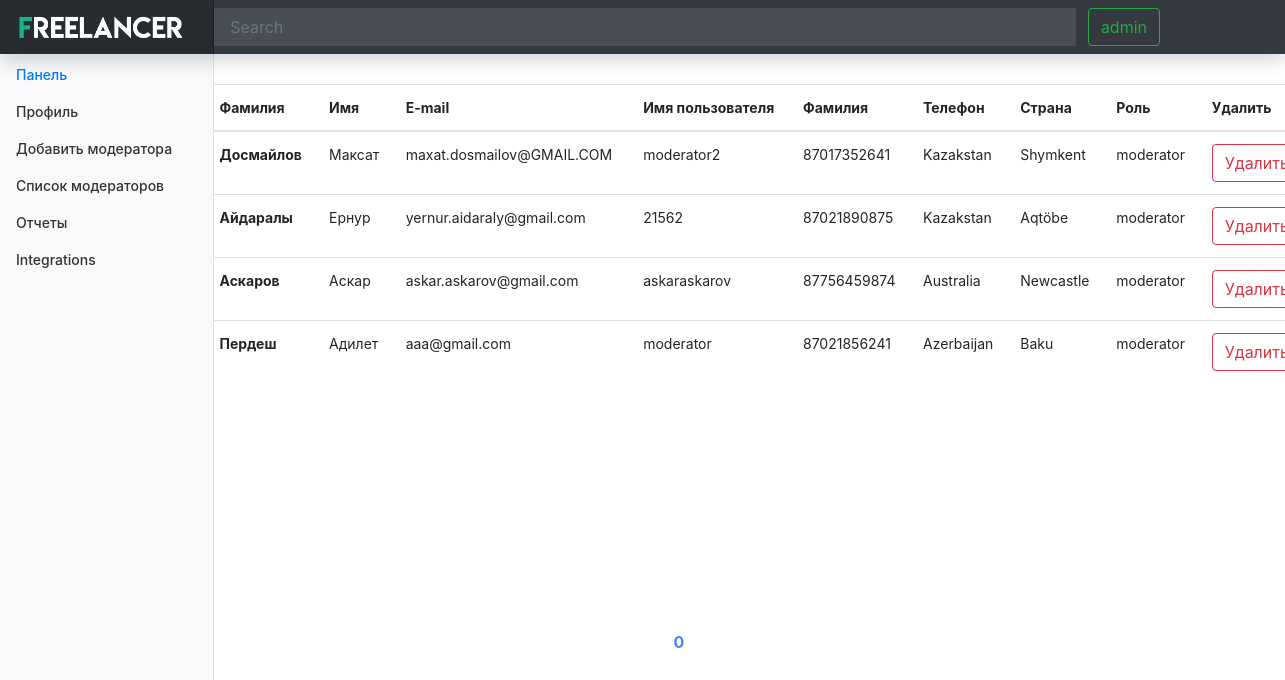
/moderatorlist.php (signed in), run on the app's committed database.
### tables this page shows
CREATE TABLE `users` (
  `id` int(11) NOT NULL,
  `u_lastname` varchar(255) NOT NULL,
  `u_firstname` varchar(255) NOT NULL,
  `email` varchar(255) NOT NULL,
  `username` varchar(255) NOT NULL,
  `u_phonenumber` varchar(50) NOT NULL,
  `u_country` varchar(255) NOT NULL,
  `u_state` varchar(255) NOT NULL,
  `u_city` varchar(255) NOT NULL,
  `password` varchar(255) NOT NULL,
  `roleid` int(11) NOT NULL
);

CREATE TABLE `countries` (
  `country_id` int(11) NOT NULL,
  `country_name` varchar(30) NOT NULL
);

CREATE TABLE `cities` (
  `city_id` int(11) NOT NULL,
  `city_name` varchar(30) NOT NULL,
  `state_id` int(11) NOT NULL
);

CREATE TABLE `roles` (
  `r_id` int(11) NOT NULL,
  `r_name` varchar(50) NOT NULL
);

### moderatorlist.php (the view, shortened to what this page needs)
<!doctype html>
<html lang="en">
  <head>
<link href="assets/css/bootstrap.min.css" rel="stylesheet">
<link rel="stylesheet" href="assets/css/moderatorlist.css" type="text/css">
    <link href="assets/css/dashboard.css" rel="stylesheet">
  </head>
  <body>
  <?php  if (isset($_SESSION['username']) && ($_SESSION['role_id']==1)) { ?>
    <nav class="navbar navbar-dark fixed-top bg-dark flex-md-nowrap p-0 shadow">
  <a class="navbar-brand col-sm-3 col-md-2 mr-0" href="adminpanel.php"><img src="assets/images/logo2.png" height="30" alt="Logo"></a>
  <input class="form-control form-control-dark w-70" type="text" placeholder="Search" aria-label="Search">&nbsp;&nbsp;&nbsp;
  <?php  if (isset($_SESSION['username'])) { ?>
    <div class="dropdown">
    <button class="btn btn-outline-success"><?php echo $_SESSION['username']; ?></button>
</div>
<?php } ?>
</nav>
<div class="container-fluid">
  <div class="row">
    <nav class="col-md-2 d-none d-md-block bg-light sidebar">
      <div class="sidebar-sticky">
        <ul class="nav flex-column">
          <li class="nav-item">
            <a class="nav-link active" href="adminpanel.php">
              Панель <span class="sr-only">(current)</span>
            </a>
          </li>
          <li class="nav-item">
            <a class="nav-link" href="#">
              Профиль
            </a>
          </li>
          <li class="nav-item">
            <a class="nav-link" href="addmoderator.php">
              Добавить модератора
            </a>
          </li>
          <li class="nav-item">
            <a class="nav-link" href="addmoderator.php">
              Список модераторов
            </a>
          </li>
          <li class="nav-item">
            <a class="nav-link" href="reports.php">
              Отчеты
            </a>
          </li>
          <li class="nav-item">
            <a class="nav-link" href="#">
              Integrations
            </a>
          </li>
        </ul>
      </div>
    </nav>
  </div>
</div>
<div class="container">
<br>
<br>
<br>
<br>
<?php
include 'db.php';
$rolei = 2;
 $start = 0;  $per_page = 5;
    $page_counter = 0;
$query = $connection->prepare(" SELECT  u.id, u.u_lastname, u.u_firstname, u.email,  u.username, u.u_phonenumber, u.u_country, u.u_city,  c.country_id, c.country_name, ci.city_id, ci.city_name, r.r_id, r.r_name
                     FROM users u
                     LEFT OUTER JOIN countries c  ON c.country_id = u.u_country
                     LEFT OUTER JOIN cities ci  ON ci.city_id = u.u_city
                     LEFT OUTER JOIN roles r   ON r.r_id = u.roleid
                     WHERE u.roleid = :role_id
                     ORDER BY u.u_lastname ASC
                     LIMIT $start, $per_page") or die($mysqli->error);
    $query->execute(array('role_id'=>$rolei));
    $moderators = $query->fetchAll();
?>
<center>
<table class="table mytable">
  <thead>
    <tr>
      <th scope="col">Фамилия</th>
      <th scope="col">Имя</th>
      <th scope="col">E-mail</th>
      <th scope="col">Имя пользователя</th>
      <th scope="col">Фамилия</th>
      <th scope="col">Телефон</th>
      <th scope="col">Страна</th>
      <th scope="col">Роль</th>
      <th scope="col">Удалить</th>
    </tr>
  </thead>
  <tbody>
  <?php
            foreach ($moderators as $moderator) {
                ?>
                <tr>
      <th scope="row"> <?php  echo $moderator['u_lastname']; ?></th>
      <td> <?php  echo $moderator['u_firstname']; ?></td>
      <td> <?php  echo $moderator['email']; ?></td>
      <td> <?php  echo $moderator['username']; ?></td>
      <td> <?php  echo $moderator['u_phonenumber']; ?></td>
      <td> <?php  echo $moderator['country_name']; ?></td>
      <td> <?php  echo $moderator['city_name']; ?></td>
      <td> <?php  echo $moderator['r_name']; ?></td>
      <td>
        <form action="to_delete_moderator.php" method="post" id="deletem">
        <input type="submit" class="btn btn-outline-danger"  value="Удалить" onclick="return confirmDelete();">
            </form>
      </td>
    </tr>
                     <?php
            }
            ?>
  </tbody>
</table>
<br>
<br>
<ul class="pagination">
            <?php
                if($page_counter == 0){
                    echo "<li><a href=?start='0' class='active'>0</a></li>";
                }
            ?>
            </ul>
              </center>
</div>
<?php }else{
  header("location:404.php");
}
  ?>
        </body>
</html>

### assets/css/moderatorlist.css (style rules this page uses)
.pagination { position: absolute; top:600px; left:50%; margin: auto; margin-bottom:50px; width: 50%; padding:10px; }
.pagination li { margin:0 30px 0 10px; float:left; font-size:16px; font-weight: bold; text-transform:uppercase; }
.pagination li a { color:#4286f4; padding:20px 0 0 0; width:33px; height:33px; text-decoration:none; text-align:center; -webkit-border-radius: 5px; -moz-border-radius: 5px; display:block; }

### assets/css/dashboard.css (style rules this page uses)
body { font-size: .875rem; }
.sidebar { position: fixed; top: 0; bottom: 0; left: 0; z-index: 100; padding: 48px 0 0; box-shadow: inset -1px 0 0 rgba(0, 0, 0, .1); }
.sidebar-sticky { position: relative; top: 0; height: calc(100vh - 48px); padding-top: .5rem; overflow-x: hidden; overflow-y: auto; }
.sidebar .nav-link { font-weight: 500; color: #333; }
.sidebar .nav-link.active { color: #007bff; }
.navbar-brand { padding-top: .75rem; padding-bottom: .75rem; font-size: 1rem; background-color: rgba(0, 0, 0, .25); box-shadow: inset -1px 0 0 rgba(0, 0, 0, .25); }
.navbar .form-control { padding: .75rem 1rem; border-width: 0; border-radius: 0; }
.form-control-dark { color: #fff; background-color: rgba(255, 255, 255, .1); border-color: rgba(255, 255, 255, .1); }

### moderatorlist.php (style rules this page uses)
.dropdown { position: relative; margin-right:125px; display: inline-block; }
.mytable { margin-left:120px; }

### data on the page
users: u_lastname "Досмайлов", u_firstname "Максат", email "maxat.dosmailov@GMAIL.COM", username "moderator2", u_phonenumber "87017352641", countries.country_name "Kazakstan", cities.city_name "Shymkent", roleid.r_name "moderator"
users: u_lastname "Айдаралы", u_firstname "Ернур", email "yernur.aidaraly@gmail.com", username "21562", u_phonenumber "87021890875", countries.country_name "Kazakstan", cities.city_name "Aqtöbe", roleid.r_name "moderator"
users: u_lastname "Аскаров", u_firstname "Аскар", email "askar.askarov@gmail.com", username "askaraskarov", u_phonenumber "87756459874", countries.country_name "Australia", cities.city_name "Newcastle", roleid.r_name "moderator"
users: u_lastname "Пердеш", u_firstname "Адилет", email "aaa@gmail.com", username "moderator", u_phonenumber "87021856241", countries.country_name "Azerbaijan", cities.city_name "Baku", roleid.r_name "moderator"

### other printed values
$_SESSION['username'] "admin"
